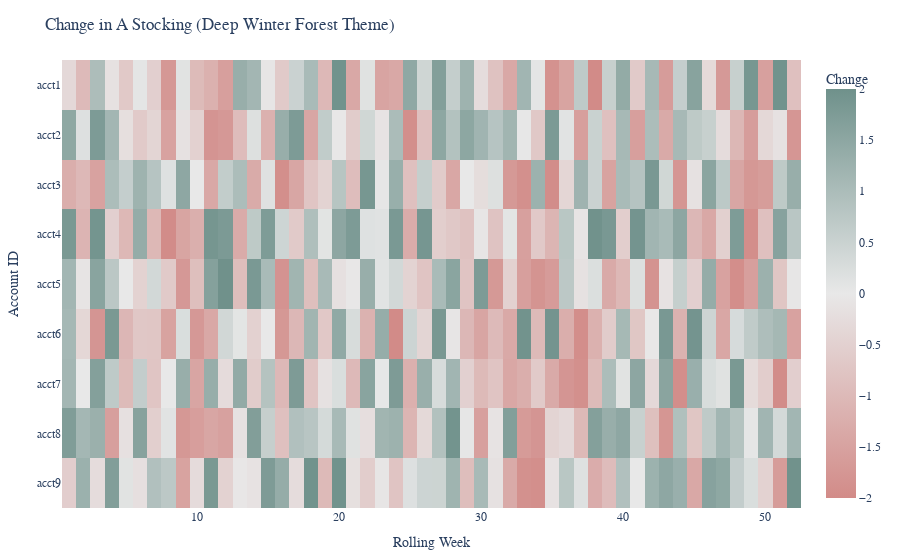

Here is the notebook cell this chart was saved with:
### Code cell
import pandas as pd
import numpy as np
import plotly.express as px

# 模拟数据：5个账户 × 52周
accounts = [f'acct{i}' for i in range(1, 10)]
weeks = list(range(1, 53))
data = []

for acct in accounts:
    for week in weeks:
        data.append({
            'account_id': acct,
            'week_rolling': week,
            'change_a_stocking': np.round(np.random.uniform(-2, 2), 2)
        })

df = pd.DataFrame(data)

# Pivot 成热图结构
heatmap_data = df.pivot(index='account_id', columns='week_rolling', values='change_a_stocking')

# 自定义更深的冬日配色
custom_colors = [
    [0.0, "#d28b88"],  # 深落日粉
    [0.5, "#e8e8e8"],  # 灰米白
    [1.0, "#6f918b"]   # 深蓝灰绿
]

# 绘图
fig = px.imshow(
    heatmap_data,
    color_continuous_scale=custom_colors,
    zmin=-2, zmax=2,
    labels=dict(color="Δ A Stocking")
)

fig.update_layout(
    title="Change in A Stocking (Deep Winter Forest Theme)",
    xaxis_title="Rolling Week",
    yaxis_title="Account ID",
    coloraxis_colorbar=dict(title="Change"),
    font=dict(family="Courier New", size=12),
    margin=dict(t=60, l=60, r=30, b=40)
)

fig.show()

### Figure 1 — Plotly figure (JSON) as saved in the notebook; plotly's stock layout.template omitted (floating-point values rounded to 4 significant figures; data arrays with more than 128 entries replaced by an {"elided": "..."} marker saying what was removed)
{"data": [{"coloraxis": "coloraxis", "hovertemplate": "week_rolling: %{x}<br>account_id: %{y}<br>Δ A Stocking: %{z}<extra></extra>", "name": "0", "type": "heatmap", "x": [1, 2, 3, 4, 5, 6, 7, 8, 9, 10, 11, 12, 13, 14, 15, 16, 17, 18, 19, 20, 21, 22, 23, 24, 25, 26, 27, 28, 29, 30, 31, 32, 33, 34, 35, 36, 37, 38, 39, 40, 41, 42, 43, 44, 45, 46, 47, 48, 49, 50, 51, 52], "xaxis": "x", "y": ["acct1", "acct2", "acct3", "acct4", "acct5", "acct6", "acct7", "acct8", "acct9"], "yaxis": "y", "z": {"elided": "9x52 float values"}}], "layout": {"coloraxis": {"cmax": 2, "cmin": -2, "colorbar": {"title": {"text": "Change"}}, "colorscale": [[0, "#d28b88"], [0.5, "#e8e8e8"], [1, "#6f918b"]]}, "font": {"family": "Courier New", "size": 12}, "margin": {"b": 40, "l": 60, "r": 30, "t": 60}, "title": {"text": "Change in A Stocking (Deep Winter Forest Theme)"}, "xaxis": {"anchor": "y", "constrain": "domain", "domain": [0, 1], "scaleanchor": "y", "title": {"text": "Rolling Week"}}, "yaxis": {"anchor": "x", "autorange": "reversed", "constrain": "domain", "domain": [0, 1], "title": {"text": "Account ID"}}}}
